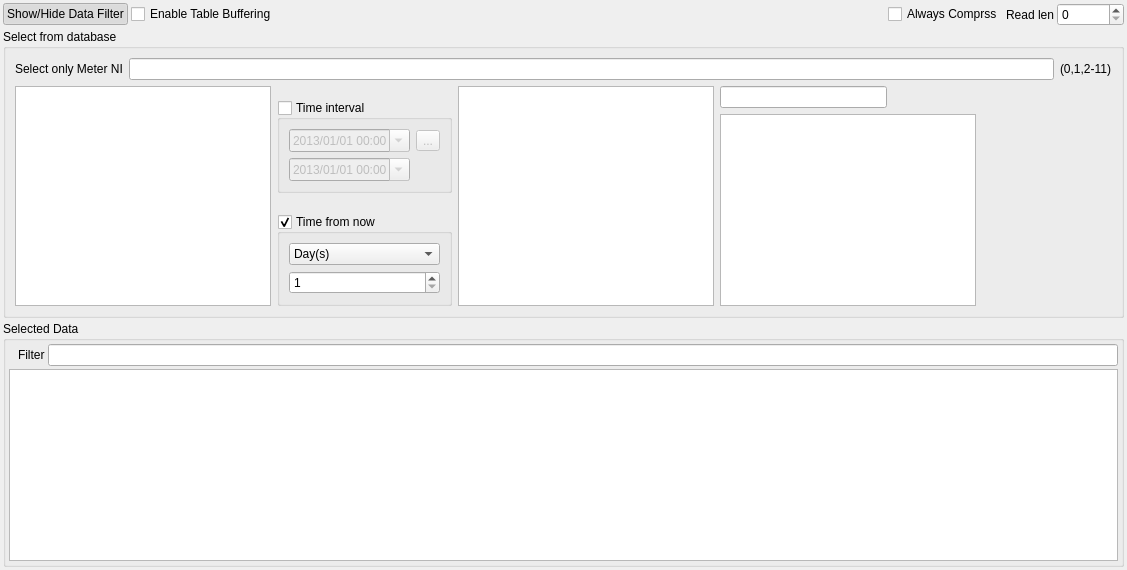
                  <widget class="QWidget" name="page_16">
                   <layout class="QVBoxLayout" name="verticalLayout_16">
                    <property name="spacing">
                     <number>3</number>
                    </property>
                    <property name="leftMargin">
                     <number>3</number>
                    </property>
                    <property name="topMargin">
                     <number>3</number>
                    </property>
                    <property name="rightMargin">
                     <number>3</number>
                    </property>
                    <property name="bottomMargin">
                     <number>3</number>
                    </property>
                    <item>
                     <layout class="QHBoxLayout" name="horizontalLayout_12">
                      <item>
                       <widget class="QPushButton" name="pbMeterDataShowHide">
                        <property name="text">
                         <string>Show/Hide Data Filter</string>
                        </property>
                        <property name="checkable">
                         <bool>true</bool>
                        </property>
                        <property name="checked">
                         <bool>true</bool>
                        </property>
                       </widget>
                      </item>
                      <item>
                       <widget class="QCheckBox" name="cbEnblTblBuff">
                        <property name="text">
                         <string>Enable Table Buffering</string>
                        </property>
                        <property name="checked">
                         <bool>false</bool>
                        </property>
                       </widget>
                      </item>
                      <item>
                       <spacer name="horizontalSpacer_13">
                        <property name="orientation">
                         <enum>Qt::Horizontal</enum>
                        </property>
                        <property name="sizeHint" stdset="0">
                         <size>
                          <width>40</width>
                          <height>20</height>
                         </size>
                        </property>
                       </spacer>
                      </item>
                      <item>
                       <widget class="QCheckBox" name="cbCmprssDb">
                        <property name="text">
                         <string>Always Comprss</string>
                        </property>
                       </widget>
                      </item>
                      <item>
                       <widget class="QLabel" name="label_18">
                        <property name="text">
                         <string>Read len</string>
                        </property>
                       </widget>
                      </item>
                      <item>
                       <widget class="QSpinBox" name="sbReadData">
                        <property name="maximum">
                         <number>5000000</number>
                        </property>
                        <property name="singleStep">
                         <number>1000</number>
                        </property>
                        <property name="value">
                         <number>0</number>
                        </property>
                       </widget>
                      </item>
                     </layout>
                    </item>
                    <item>
                     <widget class="QGroupBox" name="groupBox_8">
                      <property name="title">
                       <string>Select from database</string>
                      </property>
                      <layout class="QGridLayout" name="gridLayout_12">
                       <item row="1" column="2" rowspan="3">
                        <widget class="QListView" name="lvMeterDataTariff">
                         <property name="sizePolicy">
                          <sizepolicy hsizetype="Preferred" vsizetype="Preferred">
                           <horstretch>0</horstretch>
                           <verstretch>0</verstretch>
                          </sizepolicy>
                         </property>
                         <property name="font">
                          <font>
                           <pointsize>12</pointsize>
                          </font>
                         </property>
                         <property name="editTriggers">
                          <set>QAbstractItemView::NoEditTriggers</set>
                         </property>
                         <property name="showDropIndicator" stdset="0">
                          <bool>false</bool>
                         </property>
                         <property name="alternatingRowColors">
                          <bool>true</bool>
                         </property>
                         <property name="selectionMode">
                          <enum>QAbstractItemView::NoSelection</enum>
                         </property>
                         <property name="resizeMode">
                          <enum>QListView::Adjust</enum>
                         </property>
                        </widget>
                       </item>
                       <item row="1" column="1" rowspan="2">
                        <widget class="QGroupBox" name="gbMeterDataFromTo">
                         <property name="sizePolicy">
                          <sizepolicy hsizetype="Preferred" vsizetype="Fixed">
                           <horstretch>0</horstretch>
                           <verstretch>0</verstretch>
                          </sizepolicy>
                         </property>
                         <property name="title">
                          <string>Time interval</string>
                         </property>
                         <property name="checkable">
                          <bool>true</bool>
                         </property>
                         <property name="checked">
                          <bool>false</bool>
                         </property>
                         <layout class="QGridLayout" name="gridLayout_14">
                          <item row="0" column="0">
                           <widget class="QDateTimeEdit" name="dteMeterDataFrom">
                            <property name="showGroupSeparator" stdset="0">
                             <bool>true</bool>
                            </property>
                            <property name="minimumDateTime">
                             <datetime>
                              <hour>0</hour>
                              <minute>0</minute>
                              <second>0</second>
                              <year>2013</year>
                              <month>1</month>
                              <day>1</day>
                             </datetime>
                            </property>
                            <property name="minimumDate">
                             <date>
                              <year>2013</year>
                              <month>1</month>
                              <day>1</day>
                             </date>
                            </property>
                            <property name="currentSection">
                             <enum>QDateTimeEdit::YearSection</enum>
                            </property>
                            <property name="displayFormat">
                             <string>yyyy/MM/dd HH:mm</string>
                            </property>
                            <property name="calendarPopup">
                             <bool>true</bool>
                            </property>
                           </widget>
                          </item>
                          <item row="2" column="0">
                           <widget class="QDateTimeEdit" name="dteMeterDataTo">
                            <property name="showGroupSeparator" stdset="0">
                             <bool>true</bool>
                            </property>
                            <property name="minimumDate">
                             <date>
                              <year>2013</year>
                              <month>1</month>
                              <day>1</day>
                             </date>
                            </property>
                            <property name="currentSection">
                             <enum>QDateTimeEdit::YearSection</enum>
                            </property>
                            <property name="displayFormat">
                             <string>yyyy/MM/dd HH:mm</string>
                            </property>
                            <property name="calendarPopup">
                             <bool>true</bool>
                            </property>
                           </widget>
                          </item>
                          <item row="0" column="1">
                           <widget class="QToolButton" name="toolButton_9">
                            <property name="text">
                             <string>...</string>
                            </property>
                           </widget>
                          </item>
                         </layout>
                        </widget>
                       </item>
                       <item row="1" column="3" colspan="2">
                        <widget class="QLineEdit" name="leAddMeterPhysicalVal">
                         <property name="clearButtonEnabled">
                          <bool>true</bool>
                         </property>
                        </widget>
                       </item>
                       <item row="0" column="0" colspan="7">
                        <layout class="QHBoxLayout" name="horizontalLayout_37">
                         <item>
                          <widget class="QLabel" name="label_48">
                           <property name="sizePolicy">
                            <sizepolicy hsizetype="Fixed" vsizetype="Fixed">
                             <horstretch>0</horstretch>
                             <verstretch>0</verstretch>
                            </sizepolicy>
                           </property>
                           <property name="text">
                            <string>Select only Meter NI</string>
                           </property>
                          </widget>
                         </item>
                         <item>
                          <widget class="QLineEdit" name="leMeterDataOnlyThisNI">
                           <property name="clearButtonEnabled">
                            <bool>true</bool>
                           </property>
                          </widget>
                         </item>
                         <item>
                          <widget class="QLabel" name="label_35">
                           <property name="text">
                            <string>(0,1,2-11)</string>
                           </property>
                          </widget>
                         </item>
                        </layout>
                       </item>
                       <item row="1" column="0" rowspan="3">
                        <widget class="QListView" name="lvMeterDataProfile">
                         <property name="sizePolicy">
                          <sizepolicy hsizetype="Preferred" vsizetype="Preferred">
                           <horstretch>0</horstretch>
                           <verstretch>0</verstretch>
                          </sizepolicy>
                         </property>
                         <property name="font">
                          <font>
                           <pointsize>12</pointsize>
                          </font>
                         </property>
                         <property name="mouseTracking">
                          <bool>false</bool>
                         </property>
                         <property name="editTriggers">
                          <set>QAbstractItemView::NoEditTriggers</set>
                         </property>
                         <property name="showDropIndicator" stdset="0">
                          <bool>false</bool>
                         </property>
                         <property name="alternatingRowColors">
                          <bool>true</bool>
                         </property>
                         <property name="selectionMode">
                          <enum>QAbstractItemView::SingleSelection</enum>
                         </property>
                         <property name="selectionBehavior">
                          <enum>QAbstractItemView::SelectItems</enum>
                         </property>
                        </widget>
                       </item>
                       <item row="3" column="1">
                        <widget class="QGroupBox" name="gbMeterDataYangerThan">
                         <property name="sizePolicy">
                          <sizepolicy hsizetype="Preferred" vsizetype="Fixed">
                           <horstretch>0</horstretch>
                           <verstretch>0</verstretch>
                          </sizepolicy>
                         </property>
                         <property name="title">
                          <string>Time from now</string>
                         </property>
                         <property name="checkable">
                          <bool>true</bool>
                         </property>
                         <property name="checked">
                          <bool>true</bool>
                         </property>
                         <layout class="QVBoxLayout" name="verticalLayout_30">
                          <item>
                           <widget class="QComboBox" name="cbMeterDataKftnt">
                            <property name="currentIndex">
                             <number>2</number>
                            </property>
                            <item>
                             <property name="text">
                              <string>Minute(s)</string>
                             </property>
                            </item>
                            <item>
                             <property name="text">
                              <string>Hour(s)</string>
                             </property>
                            </item>
                            <item>
                             <property name="text">
                              <string>Day(s)</string>
                             </property>
                            </item>
                            <item>
                             <property name="text">
                              <string>Month(s)</string>
                             </property>
                            </item>
                           </widget>
                          </item>
                          <item>
                           <widget class="QSpinBox" name="sbMeterDataInterval">
                            <property name="minimum">
                             <number>1</number>
                            </property>
                            <property name="maximum">
                             <number>99</number>
                            </property>
                            <property name="value">
                             <number>1</number>
                            </property>
                           </widget>
                          </item>
                         </layout>
                        </widget>
                       </item>
                       <item row="2" column="3" rowspan="2" colspan="3">
                        <widget class="QListView" name="lvMeterDataPhVal">
                         <property name="sizePolicy">
                          <sizepolicy hsizetype="Preferred" vsizetype="Preferred">
                           <horstretch>0</horstretch>
                           <verstretch>0</verstretch>
                          </sizepolicy>
                         </property>
                         <property name="font">
                          <font>
                           <pointsize>12</pointsize>
                          </font>
                         </property>
                         <property name="editTriggers">
                          <set>QAbstractItemView::NoEditTriggers</set>
                         </property>
                         <property name="showDropIndicator" stdset="0">
                          <bool>false</bool>
                         </property>
                         <property name="alternatingRowColors">
                          <bool>true</bool>
                         </property>
                         <property name="selectionMode">
                          <enum>QAbstractItemView::NoSelection</enum>
                         </property>
                         <property name="resizeMode">
                          <enum>QListView::Adjust</enum>
                         </property>
                        </widget>
                       </item>
                       <item row="1" column="6" rowspan="3">
                        <spacer name="horizontalSpacer_14">
                         <property name="orientation">
                          <enum>Qt::Horizontal</enum>
                         </property>
                         <property name="sizeHint" stdset="0">
                          <size>
                           <width>130</width>
                           <height>20</height>
                          </size>
                         </property>
                        </spacer>
                       </item>
                      </layout>
                     </widget>
                    </item>
                    <item>
                     <widget class="QGroupBox" name="groupBox_9">
                      <property name="title">
                       <string>Selected Data</string>
                      </property>
                      <layout class="QVBoxLayout" name="verticalLayout_15">
                       <property name="spacing">
                        <number>3</number>
                       </property>
                       <property name="leftMargin">
                        <number>3</number>
                       </property>
                       <property name="topMargin">
                        <number>3</number>
                       </property>
                       <property name="rightMargin">
                        <number>3</number>
                       </property>
                       <property name="bottomMargin">
                        <number>3</number>
                       </property>
                       <item>
                        <layout class="QHBoxLayout" name="horizontalLayout_36">
                         <property name="leftMargin">
                          <number>9</number>
                         </property>
                         <item>
                          <widget class="QLabel" name="label_49">
                           <property name="text">
                            <string>Filter</string>
                           </property>
                          </widget>
                         </item>
                         <item>
                          <widget class="QLineEdit" name="leMeterDataFIlter">
                           <property name="clearButtonEnabled">
                            <bool>true</bool>
                           </property>
                          </widget>
                         </item>
                        </layout>
                       </item>
                       <item>
                        <widget class="QTableView" name="tvMeterDataPollData">
                         <property name="font">
                          <font>
                           <pointsize>12</pointsize>
                          </font>
                         </property>
                         <property name="locale">
                          <locale language="Ukrainian" country="Ukraine"/>
                         </property>
                         <property name="editTriggers">
                          <set>QAbstractItemView::NoEditTriggers</set>
                         </property>
                         <property name="alternatingRowColors">
                          <bool>true</bool>
                         </property>
                         <property name="selectionBehavior">
                          <enum>QAbstractItemView::SelectRows</enum>
                         </property>
                         <property name="textElideMode">
                          <enum>Qt::ElideMiddle</enum>
                         </property>
                         <property name="sortingEnabled">
                          <bool>true</bool>
                         </property>
                        </widget>
                       </item>
                      </layout>
                     </widget>
                    </item>
                   </layout>
                  </widget>
